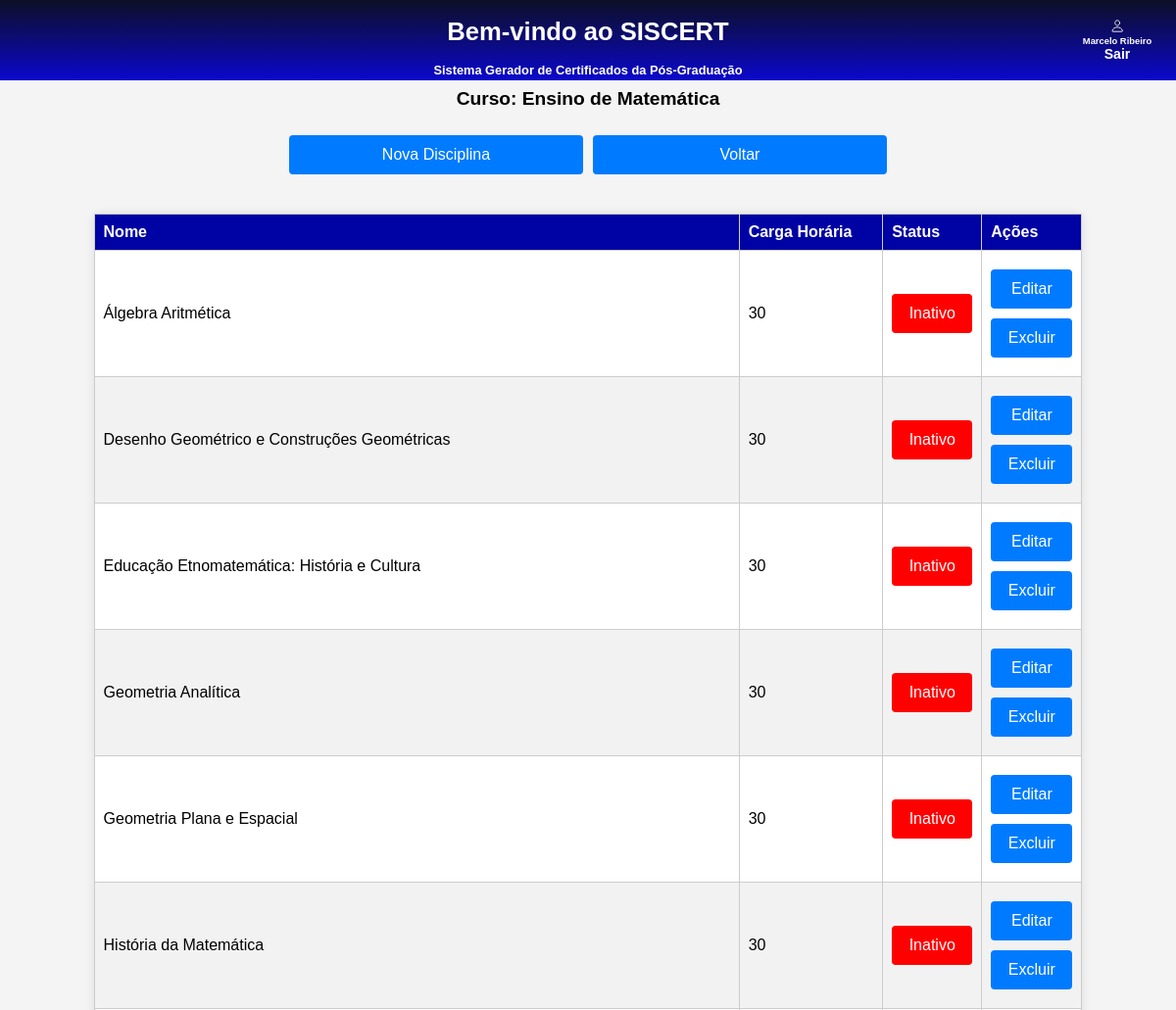
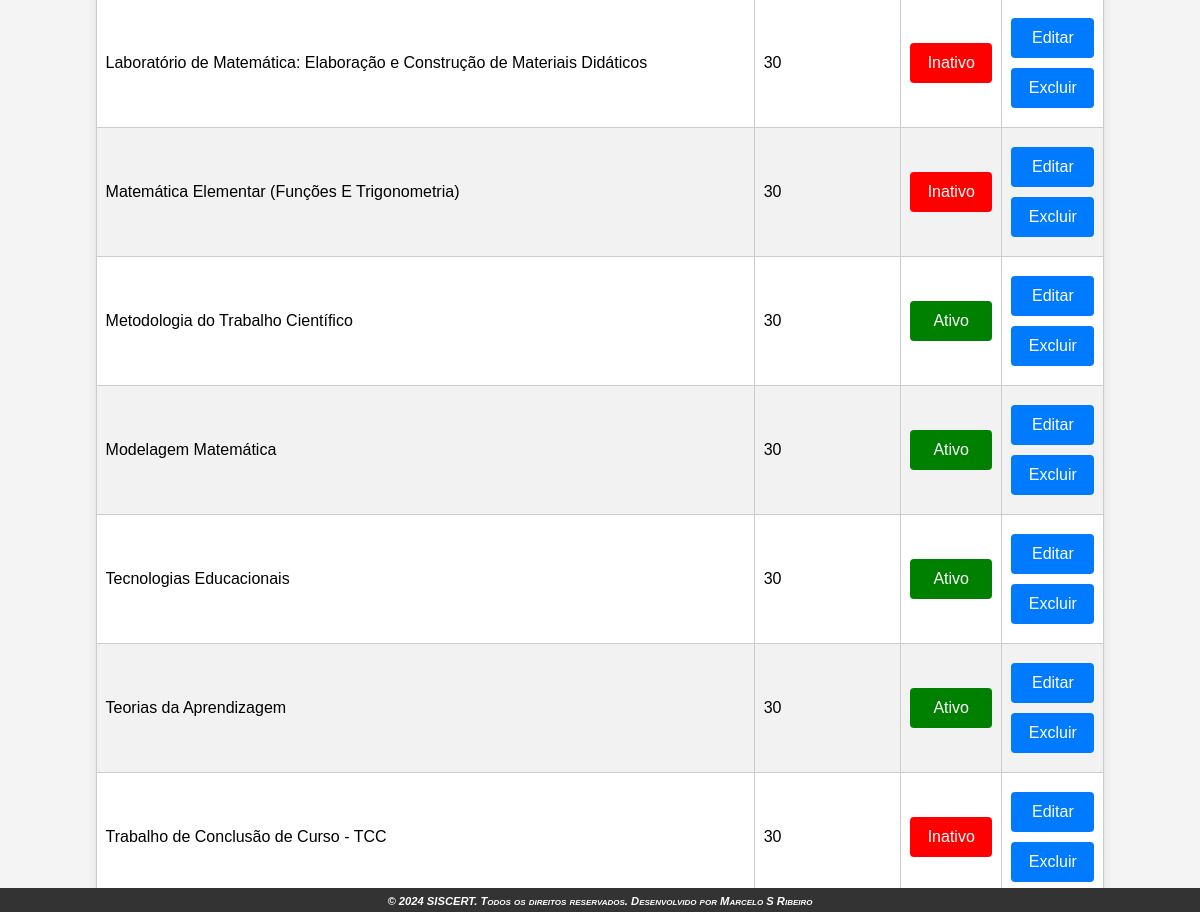
The app's page /app/Views/disciplinas?curso=4 (signed in) with its own data (2 pictures, top to bottom).
### tables this page shows
CREATE TABLE `curso` (
  `id_curso` int NOT NULL AUTO_INCREMENT,
  `name` varchar(100) NOT NULL,
  `c_horaria` int NOT NULL,
  `IES` varchar(100) DEFAULT NULL,
  `parecer` varchar(100) DEFAULT NULL,
  `parecer_curso` varchar(100) DEFAULT NULL,
  `tipo_curso` varchar(55) DEFAULT NULL,
  PRIMARY KEY (`id_curso`),
  UNIQUE KEY `name_UNIQUE` (`name`)
);

CREATE TABLE `disciplina` (
  `id_disciplina` int NOT NULL AUTO_INCREMENT,
  `name` varchar(255) NOT NULL,
  `c_h` int NOT NULL,
  `id_curso` int NOT NULL,
  `ativo` int NOT NULL,
  PRIMARY KEY (`id_disciplina`),
  KEY `id_curso_idx` (`id_curso`),
  CONSTRAINT `id_curso` FOREIGN KEY (`id_curso`) REFERENCES `curso` (`id_curso`)
);

### app/Models/Conn.php (called while the page is built, shortened)
<?php
class Conn{
    private string $db = "mysql";
    private string $host = "localhost";
    private string $user = "root";
    private string $password = "marcelo81";
    private string $database = "siscert";
    public function __construct(){
        $this->connect = $this->connect();
    }
    public function connect(){
        try{
            $this->connect = new \PDO(
                "{$this->db}:host={$this->host};dbname={$this->database}",
                $this->user,
                $this->password
            );
            return $this->connect;
        }
        catch(\PDOException $e){
            $e->getMessage();
            die('Erro: Por favor tente novamente. Banco não conectado, entre em contato com o administrador.');
        }
    }
}

### app/Controlers/CursoController.php (called while the page is built, shortened)
<?php
require_once '../Models/Conn.php';
require_once '../Models/curso.php';
class CursoController
{
    private $curso;
    public function __construct()
    {
        $conn = new Conn();
        $this->curso = new curso($conn);
    }
    public function dados($id)
    {
        return $this->curso->listarDados($id);
    }
}

### app/Models/curso.php (called while the page is built, shortened)
<?php
require_once '../Models/Conn.php';
class curso extends Conn{
    private $conn;
    public function __construct(Conn $conn){
        $this->conn = $conn;
    }
    public function listarDados($id){
        $sql = "SELECT * FROM `curso` WHERE id_curso = :id";
        $stmt = $this->conn->connect->prepare($sql);
        $stmt->execute(['id' => $id]);
        return $stmt->fetch(\PDO::FETCH_ASSOC);
    }
}

### app/Controlers/DisciplinaController.php (called while the page is built, shortened)
<?php
require_once '../Models/Conn.php';
require_once '../Models/disciplina.php';
class DisciplinaController{
    private $disciplina;
    public function __construct(){
        $conn = new Conn();
        $this->disciplina = new Disciplina($conn);
    }
    public function listar($id){
        return $this->disciplina->listarTodos($id);
    }
}

### app/Models/disciplina.php (called while the page is built, shortened)
<?php
require_once '../Models/Conn.php';
class disciplina extends Conn{
    private $conn;
    public function __construct(Conn $conn){
        $this->conn = $conn;
    }
    public function listarTodos($id){
        $stmt = $this->conn->connect->prepare('SELECT * FROM disciplina WHERE id_curso = ? order by name ASC');
        $stmt->execute([$id]);
        return $stmt->fetchAll(\PDO::FETCH_ASSOC);
    }
}

### app/Views/disciplinas.php (the view, shortened to what this page needs)
<?php
require_once '../Controlers/DisciplinaController.php';
require_once '../Controlers/CursoController.php';
$disciplinaController = new DisciplinaController();
$dados = new CursoController();
include "../Views/includes/header.php";
?>
<main>
    <div class="container">
        <div class="title">
            <?php $dados = $dados->dados($_GET['curso'] ?? ''); ?>
            <h2>Curso: <?php echo $dados['name'] ?></h2>
            <div class="btn-alinhamento">
                <div class="col-md-5">
                    <button class="btn" data-toggle="modal" data-target="#cadastrarDisciplina">Nova Disciplina</button>
                </div>
                <div class="col-md-5">
                    <a href="cursos">
                        <button class="btn">Voltar</button>
                    </a>
                </div>
            </div>
        </div>
        <div class="row-justify-content-center">
            <div class="col-md-10">
                <table class="table table-striped">
                    <thead>
                        <tr>
                            <th>Nome</th>
                            <th>Carga Horária</th>
                            <th>Status</th>
                            <th>Ações</th>
                        </tr>
                    </thead>
                    <tbody>
                        <?php
                        $dados = $disciplinaController->listar($_GET['curso']);
                        foreach ($dados as $disciplina) {
                        ?>
                            <tr>
                                <td>
                                    <?= htmlspecialchars($disciplina['name']) ?>
                                </td>
                                <td>
                                    <?= htmlspecialchars($disciplina['c_h']) ?>
                                </td>
                                <td>
                                    <?php if ($disciplina['ativo'] == 1) { ?>
                                        <a href="disciplinas?desativar=<?= $disciplina['id_disciplina'] ?>&curso=<?= $_GET['curso'] ?>"><button class="btn" style="background-color: green;">Ativo</button></a>
                                    <?php } else { ?>
                                        <a href="disciplinas?ativar=<?= $disciplina['id_disciplina'] ?>&curso=<?= $_GET['curso'] ?>"><button class="btn" style="background: red;">Inativo</button></a>
                                    <?php } ?>
                                </td>
                                <td>
                                    <a href="editar_disciplina?id=<?= $disciplina['id_disciplina'] ?>&_curso=<?= $_GET['curso'] ?>">
                                        <button class="btn">Editar</button>
                                    </a>
                                    <?php if ($_SESSION['perfil'] == 2) { ?>
                                        <a href="javascript:;" data-id="<?= $disciplina['id_disciplina'] ?>" class="delete">
                                            <button class="btn">Excluir</button>
                                        <?php } ?>
                                </td>
                            </tr>
                        <?php
                        }
                        ?>
                    </tbody>
                    <br><br>
                </table>
            </div>
        </div>
    </div>
</main>
<?php include "../Views/includes/footer.php"; ?>

### public/css/home.css (style rules this page uses)
:root { --cor-de-fundo: #0a0a23; --cor-pontos: #ffffff; --tamanho: 5px; }
body { font-family: Arial, sans-serif; margin: 0; padding: 0; background-color: #f4f4f4; }
.container { margin-top: 7rem; overflow: auto; display: flex; flex-direction: column; align-items: center; }
main { padding: 20px; text-align: center; }
button { margin-top: 10px; margin-bottom: 10px; width: 40%; height: 50px; font-size: 20px; background-color: #072c53; color: #fff; border: none; border-radius: 5px; display: block; margin-left: auto; margin-right: auto; cursor: pointer; transition: all 0.2s ease-in-out; }
.btn-alinhamento { display: flex; gap: 10px; }
.row-justify-content-center { width: 90%; }
.btn { width: 100%; padding: 10px; background-color: #007bff; border: none; border-radius: 4px; color: #fff; font-size: 16px; cursor: pointer; margin-top: 10px; text-align: center; display: inline-block; }
a { text-decoration: none; display: block; }
a .btn { display: block; width: 100%; }
.col-md-5 { width: 300px; margin: auto; text-align: center; }
table { text-align: center; width: 90%; max-height: 100px; background-color: #fff; border-radius: 5px; border: 1px solid #ccc; border-collapse: collapse; margin-right: auto; margin-left: auto; margin: auto; box-shadow: 0 0 10px rgba(0, 0, 0, 0.1); overflow-x: auto; }
th, td { border: 1px solid #ccc; text-align: left; padding: 9px; font-size: 16px; }
th { background-color: #0003a3; color: white; }
table { border-collapse: collapse; width: 95%; }
tr:nth-child(even) { background-color: #f2f2f2; }
@media (max-width: 1366px) { body { font-size: 0.8rem; } }
@media (max-width: 1366px) { .container { margin-top: 4rem; } }
@media (max-width: 1366px) { main { padding: 10px; } }
@media (max-width: 1366px) { table { font-size: 0.8rem; } }
@media (max-width: 1366px) { button { font-size: medium; width: 100%; height: 40px; } }
@media (max-width: 1366px) { .btn-alinhamento { display: flex; gap: 10px; } }

### records on screen
curso: name "Ensino de Matemática"
disciplina: name "Álgebra Aritmética", c_h "30"
disciplina: name "Desenho Geométrico e Construções Geométricas", c_h "30"
disciplina: name "Educação Etnomatemática: História e Cultura", c_h "30"
disciplina: name "Geometria Analítica", c_h "30"
disciplina: name "Geometria Plana e Espacial", c_h "30"
disciplina: name "História da Matemática", c_h "30"
disciplina: name "Laboratório de Matemática: Elaboração e Construção de Materiais Didáticos", c_h "30"
disciplina: name "Matemática Elementar (Funções E Trigonometria)", c_h "30"
disciplina: name "Metodologia do Trabalho Científico", c_h "30"
disciplina: name "Modelagem Matemática", c_h "30"
disciplina: name "Tecnologias Educacionais", c_h "30"
disciplina: name "Teorias da Aprendizagem", c_h "30"
disciplina: name "Trabalho de Conclusão de Curso - TCC", c_h "30"

### other values on screen
$_SESSION['nome'] "Marcelo Ribeiro"
